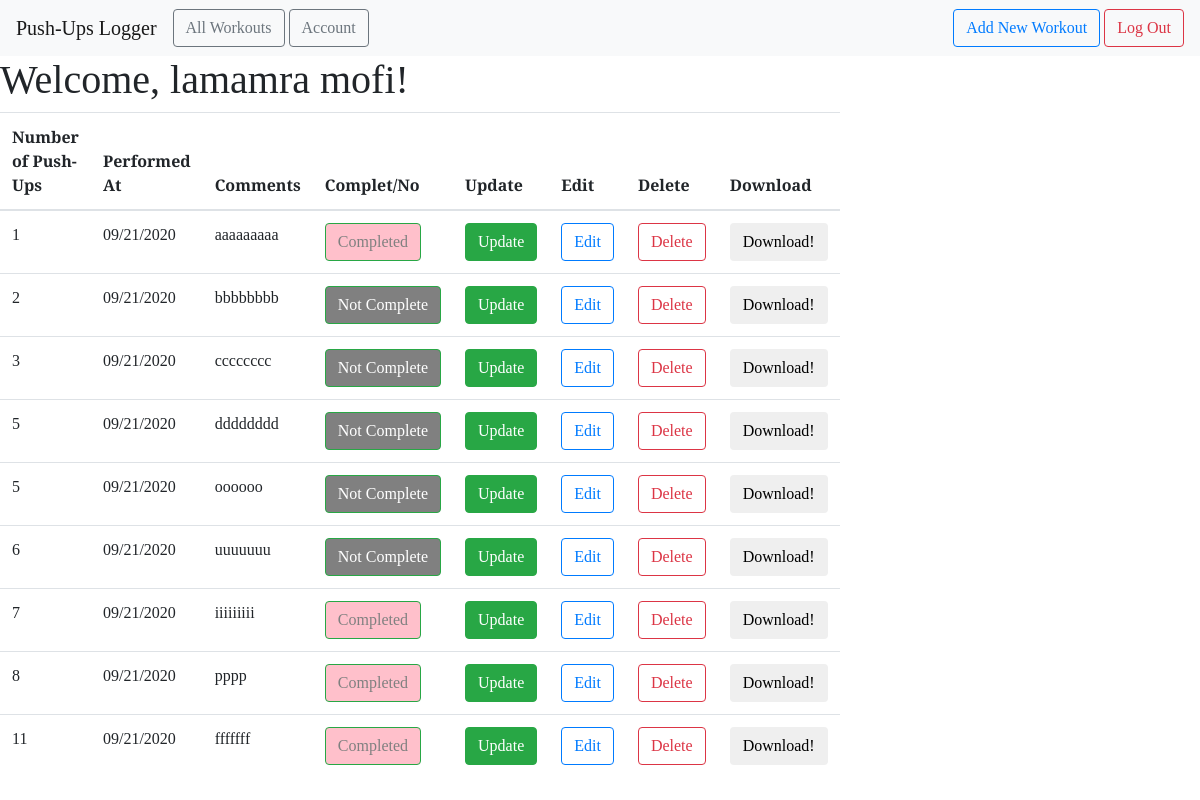
The page /all (signed in) on the database its author committed.
### pushups_logger/models.py (models this page shows)
class User(db.Model, UserMixin):
    id = db.Column(db.Integer, primary_key=True)  # primary keys are required by SQLAlchemy
    email = db.Column(db.String(100), unique=True)
    password = db.Column(db.String(100))
    name = db.Column(db.String(1000))
    workouts = db.relationship('Workout', backref='author', lazy=True)

class Workout(db.Model):
    id = db.Column(db.Integer, primary_key=True)
    pushups = db.Column(db.Integer, nullable=False)
    date_posted = db.Column(db.DateTime, nullable=False, default=datetime.utcnow)
    comment = db.Column(db.Text, nullable=False)
    title = db.Column(db.String(100), nullable=False)
    complete = db.Column(db.Boolean, nullable=False,default=True)
    img = db.Column(db.Text, unique=True, nullable=False)
    name = db.Column(db.Text, nullable=False)
    mimetype = db.Column(db.Text, nullable=False)
    user_id = db.Column(db.Integer, db.ForeignKey('user.id'), nullable=False)

### pushups_logger/main.py (the view)
@main.route('/all')
@login_required
def user_workouts():
    user = User.query.filter_by(email=current_user.email).first_or_404()
    workouts = user.workouts
    return render_template('all_workouts.html', workouts=workouts, user=user)

### pushups_logger/__init__.py (called while the page is built)
def create_app():
    app = Flask(__name__)
    app.config['SECRET_KEY'] = 'secret-key-goes-here'
    app.config['SQLALCHEMY_DATABASE_URI'] = 'sqlite:///db.sqlite'
    app.config['SQLALCHEMY_TRACK_MODIFICATIONS'] = False
    db.init_app(app)
    login_manager = LoginManager()
    login_manager.login_view = 'auth.login'
    login_manager.init_app(app)
    migrate.init_app(app,db)
    from .models import User
    @login_manager.user_loader
    def load_user(user_id):
        return User.query.get(int(user_id))
    from .auth import auth as auth_blueprint
    app.register_blueprint(auth_blueprint)
    from .main import main as main_blueprint
    app.register_blueprint(main_blueprint)
    return app

### pushups_logger/templates/all_workouts.html
{% extends "base.html" %} {% block head %} {{ super() }}
<link
  rel="stylesheet"
  href="{{ url_for('static', filename= 'extended_beauty.css') }}"
/>
{% endblock %} {% block content %}
<h1>
  Welcome, {{ user.name }}!
</h1>
<div>
  <table class="table table-hover" style="width: 300px;">
    <thead class="thead-gray" style="width: 50px;">
      <tr>
        <th scope="col" >Number of Push-Ups</th>
        <th scope="col">Performed At</th>
        <th scope="col">Comments</th>
        <th scope="col">Complet/No</th>
        <th scope="col">Update</th>
        <th scope="col">Edit</th>
        <th scope="col">Delete</th>
        <th scope="col">Download</th>
      </tr>
    </thead>
    <tbody>
      {% for workout in workouts %}
      <tr>
        <td>{{ workout.pushups }}</td>
        <td>{{ workout.date_posted.strftime('%m/%d/%Y') }}</td>
        <td>{{ workout.comment }}</td>
        <td>
        {% if workout.complete == False %}
        <span class="btn btn-success" style="background-color: gray;" role="button">Not Complete</span>
        {% else %}
        <span class="btn btn-success"style="background-color: pink;color:gray;"  role="button">Completed</span>
        {% endif %}
      </td>
        <td>
        <a class="btn btn-success" href="{{ url_for('main.update', workout_id=workout.id) }}" role="button">Update</a>
        </td>
        <td>
          <a href="#" class="btn btn-outline-primary" role="button">
            Edit
          </a>
        </td>
        <td>
          <a href="#" class="btn btn-outline-danger" role="button">
            Delete
          </a>
        </td>
        <td>
        <a href="{{ url_for('main.get_img', workout_id=workout.id) }}" target="_blank"><button class='btn btn-default'>
          Download!</button></a>
      </td>
      </tr>
      {% endfor %}
    </tbody>
  </table>
</div>
{% endblock %}

### pushups_logger/templates/base.html (shortened to what this page needs)
<!DOCTYPE html>
<html lang="en">
  <head>
    {% block head %}
    <link
      rel="stylesheet"
      href="{{ url_for('static', filename= 'beauty.css') }}"
    />
    <link
      rel="stylesheet"
      href="https://maxcdn.bootstrapcdn.com/bootstrap/4.0.0/css/bootstrap.min.css"
    />
    {% endblock %}
  </head>
  <body>
    <nav class="navbar navbar-expand-lg navbar-light bg-light">
      <a class="navbar-brand" href="{{ url_for('main.index') }}"
        >Push-Ups Logger</a
      >
      <div class="collapse navbar-collapse" id="navbarSupportedContent">
        <ul class="navbar-nav mr-auto">
          <li class="nav-item active">
            <a
              href="{{ url_for('main.user_workouts') }}"
              class="btn btn-outline-secondary"
              role="button"
              >All Workouts</a
            >
          </li>
          <li class="nav-item">
            <a
              href="{{ url_for('main.profile') }}"
              class="btn btn-outline-secondary"
              role="button"
              style="margin-left: 4px;"
              >Account</a
            >
          </li>
        </ul>
        <form class="form-inline my-2 my-lg-0">
          {% if current_user.is_authenticated %}
          <a
            href="{{ url_for('main.new_workout') }}"
            class="btn btn-outline-primary"
            role="button"
            >Add New Workout</a
          >
          {% endif %}  {% if current_user.is_authenticated %}
          <a
            href="{{ url_for('auth.logout') }}"
            class="btn btn-outline-danger"
            role="button"
            style="margin-left: 4px;"
            >Log Out</a
          >
          {% endif %}
        </form>
      </div>
    </nav>
    {% block content %} {% endblock %}
  </body>
</html>

### pushups_logger/static/beauty.css (style rules this page uses)
* { font-family: "Arvo", serif; }

### pushups_logger/static/extended_beauty.css (style rules this page uses)
h1, h2, h4, p { font-family: "Arvo", serif; }

### rows shown on the page
User: name "lamamra mofi"
Workout: pushups "1", date_posted "09/21/2020", comment "aaaaaaaaa", complete "Completed"
Workout: pushups "2", date_posted "09/21/2020", comment "bbbbbbbb", complete "Not Complete"
Workout: pushups "3", date_posted "09/21/2020", comment "cccccccc", complete "Not Complete"
Workout: pushups "5", date_posted "09/21/2020", comment "dddddddd", complete "Not Complete"
Workout: pushups "5", date_posted "09/21/2020", comment "oooooo", complete "Not Complete"
Workout: pushups "6", date_posted "09/21/2020", comment "uuuuuuu", complete "Not Complete"
Workout: pushups "7", date_posted "09/21/2020", comment "iiiiiiiii", complete "Completed"
Workout: pushups "8", date_posted "09/21/2020", comment "pppp", complete "Completed"
Workout: pushups "11", date_posted "09/21/2020", comment "fffffff", complete "Completed"
